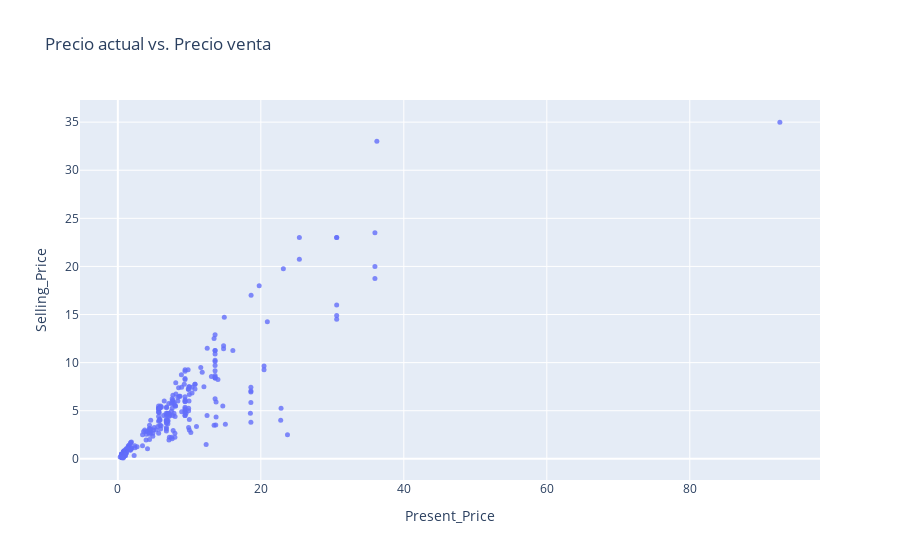

Notebook source saved alongside this figure:
### Markdown cell above
Vamos a usar sólo la variable de precio actual, ya que es la que mejor se correlaciona con el precio a de venta que queremos predecir

### Code cell
fig = px.scatter(df,
                 x='Present_Price',
                 y='Selling_Price', 
                 opacity=0.8, 
                 title='Precio actual vs. Precio venta')
fig.update_traces(marker_size=5)
fig.show()

### Figure 1 — Plotly figure (JSON) as saved in the notebook; plotly's stock layout.template omitted (floating-point values rounded to 4 significant figures; data arrays with more than 128 entries replaced by an {"elided": "..."} marker saying what was removed)
{"data": [{"hovertemplate": "Present_Price=%{x}<br>Selling_Price=%{y}<extra></extra>", "legendgroup": "", "marker": {"color": "#636efa", "opacity": 0.8, "size": 5, "symbol": "circle"}, "mode": "markers", "name": "", "orientation": "v", "showlegend": false, "type": "scatter", "x": {"elided": "301 float values"}, "xaxis": "x", "y": {"elided": "301 float values"}, "yaxis": "y"}], "layout": {"legend": {"tracegroupgap": 0}, "title": {"text": "Precio actual vs. Precio venta"}, "xaxis": {"anchor": "y", "domain": [0, 1], "title": {"text": "Present_Price"}}, "yaxis": {"anchor": "x", "domain": [0, 1], "title": {"text": "Selling_Price"}}}}
